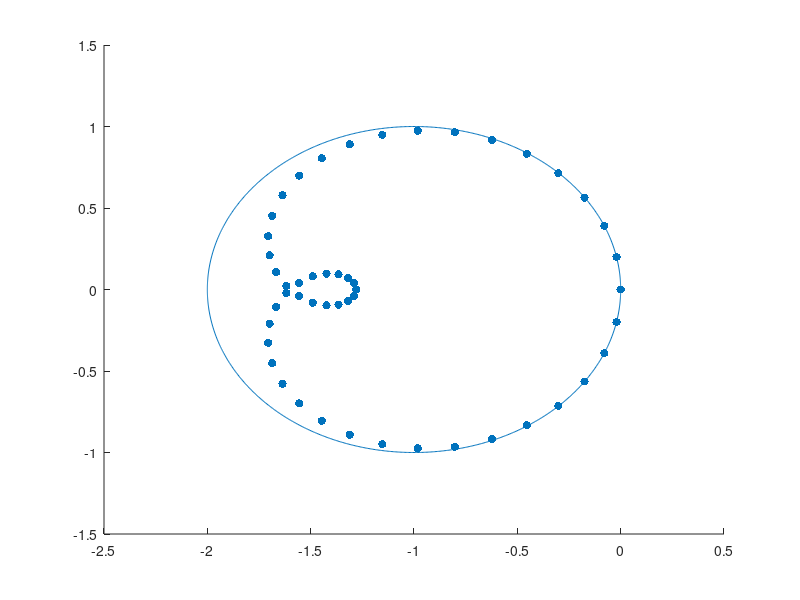

Here is the MATLAB script that generated this plot:
mu = 1.6;
m = 50;
h = 1.0/m;
p = 1:1:m;
z = exp(-2*pi*1i*h*p).*((mu*mu-2*mu)*(cos(2*pi*h*p)-1) - 1i*mu*sin(2*pi*h*p));
scatter(real(z), imag(z), "filled");
hold on
plot(cos(0:2*pi/1000:2*pi)-1, sin(0:2*pi/1000:2*pi));
xlim([-2.5,0.5]);
ylim([-1.5,1.5]);
set(gcf,'Units','centimeters','Position',[6 6 12 12]);
saveas(gcf, 'figures/ex_12_82_mu=1.6.eps');